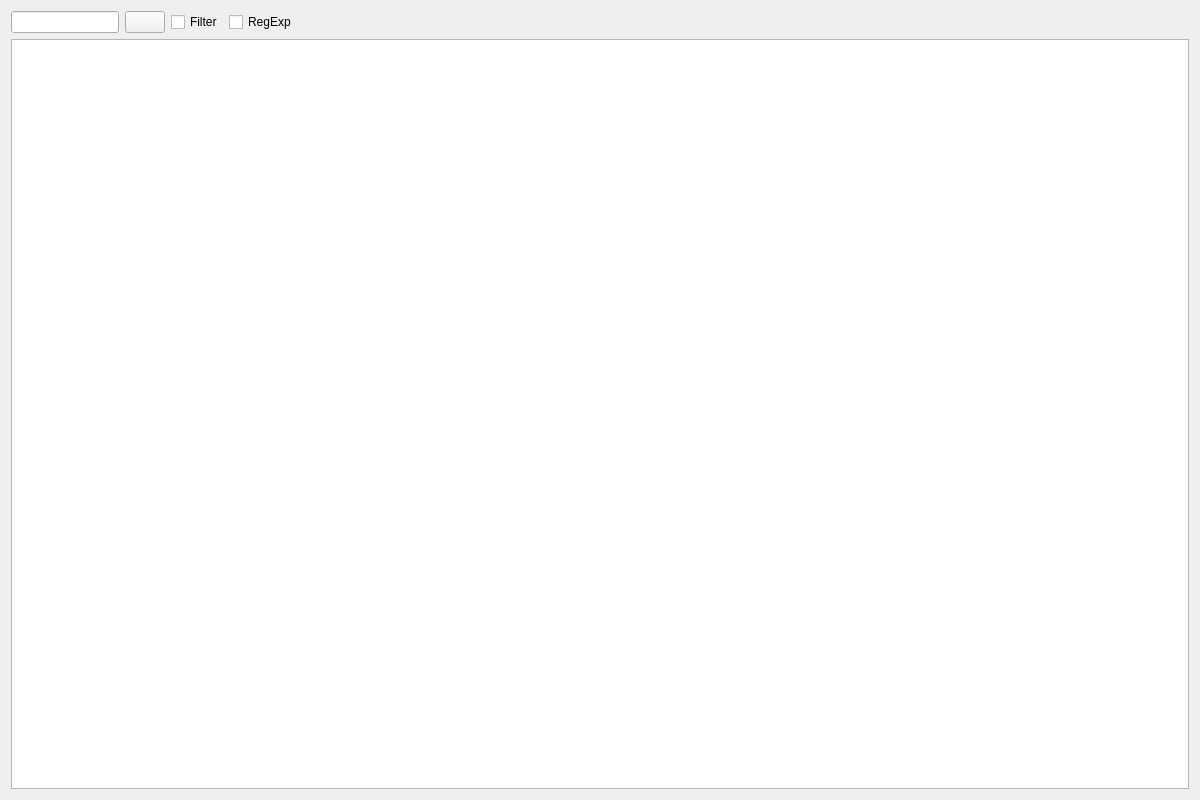
<?xml version="1.0" encoding="UTF-8"?>
<ui version="4.0">
 <class>StreamView</class>
 <widget class="QWidget" name="StreamView">
  <property name="geometry">
   <rect>
    <x>0</x>
    <y>0</y>
    <width>1200</width>
    <height>800</height>
   </rect>
  </property>
  <property name="windowTitle">
   <string>Form</string>
  </property>
  <layout class="QVBoxLayout" name="verticalLayout">
   <item>
    <layout class="QHBoxLayout" name="horizontalLayout">
     <item>
      <widget class="QLineEdit" name="lineEdit">
       <property name="sizePolicy">
        <sizepolicy hsizetype="Fixed" vsizetype="Fixed">
         <horstretch>0</horstretch>
         <verstretch>0</verstretch>
        </sizepolicy>
       </property>
      </widget>
     </item>
     <item>
      <widget class="QPushButton" name="pushButton">
       <property name="text">
        <string/>
       </property>
      </widget>
     </item>
     <item>
      <widget class="QCheckBox" name="filterBox">
       <property name="text">
        <string>Filter</string>
       </property>
      </widget>
     </item>
     <item>
      <widget class="QCheckBox" name="regExpBox">
       <property name="text">
        <string>RegExp</string>
       </property>
      </widget>
     </item>
     <item>
      <spacer name="horizontalSpacer">
       <property name="orientation">
        <enum>Qt::Horizontal</enum>
       </property>
       <property name="sizeHint" stdset="0">
        <size>
         <width>40</width>
         <height>20</height>
        </size>
       </property>
      </spacer>
     </item>
    </layout>
   </item>
   <item>
    <widget class="QTextEdit" name="textEdit">
     <property name="sizeAdjustPolicy">
      <enum>QAbstractScrollArea::AdjustIgnored</enum>
     </property>
     <property name="lineWrapMode">
      <enum>QTextEdit::NoWrap</enum>
     </property>
     <property name="readOnly">
      <bool>true</bool>
     </property>
    </widget>
   </item>
  </layout>
 </widget>
 <resources/>
 <connections/>
</ui>
